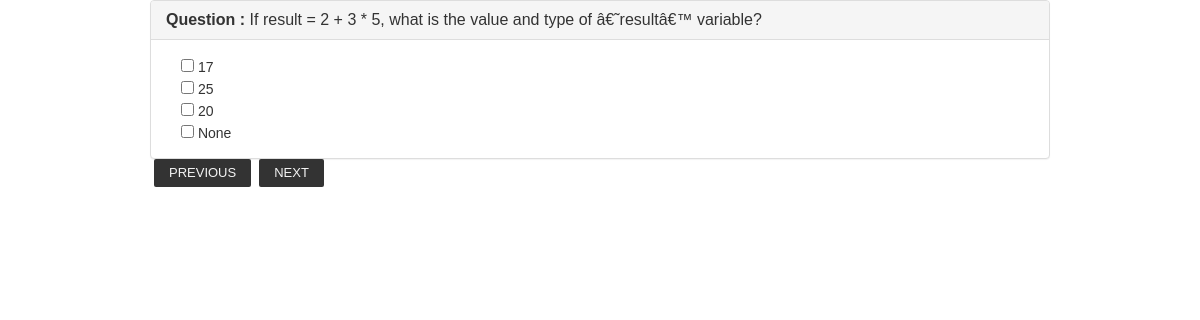
/php/phppagination.php?id=2, run on the app's committed database.
### tables this page shows
CREATE TABLE IF NOT EXISTS `questions` (
  `id` int(10) NOT NULL AUTO_INCREMENT,
  `question` varchar(400) NOT NULL,
  `category_id` int(10) NOT NULL,
  `level` varchar(10) NOT NULL,
  `isActive` tinyint(1) NOT NULL DEFAULT '1',
  PRIMARY KEY (`id`),
  KEY `category_id` (`category_id`)
);

CREATE TABLE IF NOT EXISTS `question_choices` (
  `id` int(10) NOT NULL AUTO_INCREMENT,
  `question_id` int(10) NOT NULL,
  `is_Correct_Choice` varchar(4) NOT NULL,
  `choice1` varchar(300) NOT NULL,
  `choice2` varchar(300) NOT NULL,
  `choice3` varchar(300) NOT NULL,
  `choice4` varchar(300) NOT NULL,
  `choice5` varchar(300) NOT NULL,
  `choice6` varchar(300) NOT NULL,
  `choice7` varchar(300) NOT NULL,
  `choice8` varchar(300) NOT NULL,
  `choice9` varchar(300) NOT NULL,
  `choice10` varchar(300) NOT NULL,
  PRIMARY KEY (`id`),
  KEY `question_id` (`question_id`)
);

### php/phppagination.php (the view, shortened to what this page needs)
<!DOCTYPE html>
<html>
<head>
  <link rel="stylesheet" href="https://maxcdn.bootstrapcdn.com/bootstrap/3.3.7/css/bootstrap.min.css">
</head>
<body>
<div id="content">
<div class="panel-group" id="accordion" role="tablist" aria-multiselectable="true">
<?php
$start=0;
$limit=1;
if(isset($_GET['id']))
{
	$id=$_GET['id'];
	$start=($id-1)*$limit;
}
$query=mysql_query("select * from questions LIMIT $start, $limit");
while($query2=mysql_fetch_array($query))
{
	$id1 = $query2[0];
?>
                                <div class="panel panel-default" id="ques1">
                                    <div class="panel-heading online-test" role="tab" id="">
                                        <h4 class="panel-title">
                                            <a><b>Question :</b> <?php echo $query2['question']; ?> </a>
                                        </h4>
                                    </div>
                                    <div class="panel-collapse">
                                        <div class="panel-body online-test-options">
                                            <div class="col-md-12">
												<?php $sql2 = "select * from question_choices where question_id = '$id1' ";
													$result2 = mysql_query($sql2) or die(mysql_error());
													while($row = mysql_fetch_object($result2))
													{
											?>
												<div><span class="test-answer"><input type="checkbox" name="question[<?php echo $id ?>]" value="A"> <?php echo $row->choice1; ?></span></div>
												<div><span class="test-answer"><input type="checkbox" name="question[<?php echo $id ?>]" value="B"> <?php echo $row->choice2; ?></span></div>
												<div><span class="test-answer"><input type="checkbox" name="question[<?php echo $id ?>]" value="C"> <?php echo $row->choice3; ?></span></div>
												<div><span class="test-answer"><input type="checkbox" name="question[<?php echo $id ?>]" value="D"> <?php echo $row->choice4; ?></span></div>
												<?php } ?>
                                            </div>
                                        </div>
                                    </div>
                                </div>
<?php
}
$rows=mysql_num_rows(mysql_query("select * from questions"));
$total=ceil($rows/$limit);
if($id>1)
{
	echo "<a href='?id=".($id-1)."' class='button'>PREVIOUS</a>";
}
if($id!=$total)
{
	echo "<a href='?id=".($id+1)."' class='button'>NEXT</a>";
}
?>
</div>
</div>
</body>
</html>

### php/phppagination.php (style rules this page uses)
#content { width: 900px; margin: 0 auto; font-family:Arial, Helvetica, sans-serif; }
.button { padding: 5px 15px; text-decoration: none; background: #333; color: #F3F3F3; font-size: 13PX; border-radius: 2PX; margin: 0 4PX; display: block; float: left; }

### data on the page
questions: question "If result = 2 + 3 * 5, what is the value and type of â€˜resultâ€™ variable?"
question_choices: choice1 "17", choice2 "25", choice3 "20", choice4 "None"
